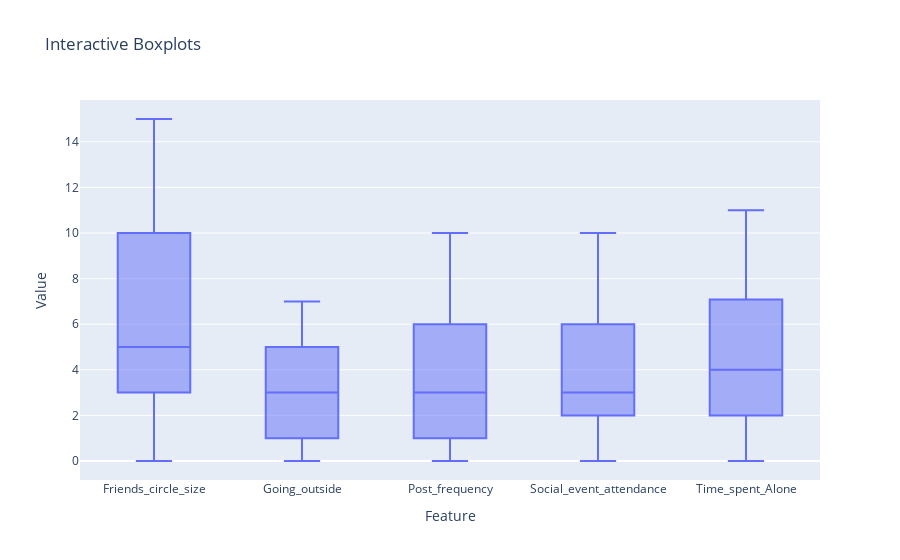

The code cell stored with this chart in its notebook:
### Code cell
# Select numeric columns excluding labels
label_cols = ['Personality']
numeric_cols = df.select_dtypes(include='number').columns.difference(label_cols)

# Melt the DataFrame to long format
df_melted = df[numeric_cols].melt(var_name='Feature', value_name='Value')

# Create interactive boxplot
fig = px.box(df_melted, x='Feature', y='Value', points='outliers', title="Interactive Boxplots")
fig.update_layout(xaxis_title="Feature", yaxis_title="Value")
fig.show()

### Figure 1 — Plotly figure (JSON) as saved in the notebook; plotly's stock layout.template omitted (floating-point values rounded to 4 significant figures; data arrays with more than 128 entries replaced by an {"elided": "..."} marker saying what was removed)
{"data": [{"alignmentgroup": "True", "boxpoints": "outliers", "hovertemplate": "Feature=%{x}<br>Value=%{y}<extra></extra>", "legendgroup": "", "marker": {"color": "#636efa"}, "name": "", "notched": false, "offsetgroup": "", "orientation": "v", "showlegend": false, "type": "box", "x": {"elided": "14500 str values"}, "x0": " ", "xaxis": "x", "y": {"elided": "14500 float values"}, "y0": " ", "yaxis": "y"}], "layout": {"boxmode": "group", "legend": {"tracegroupgap": 0}, "title": {"text": "Interactive Boxplots"}, "xaxis": {"anchor": "y", "domain": [0, 1], "title": {"text": "Feature"}}, "yaxis": {"anchor": "x", "domain": [0, 1], "title": {"text": "Value"}}}}
